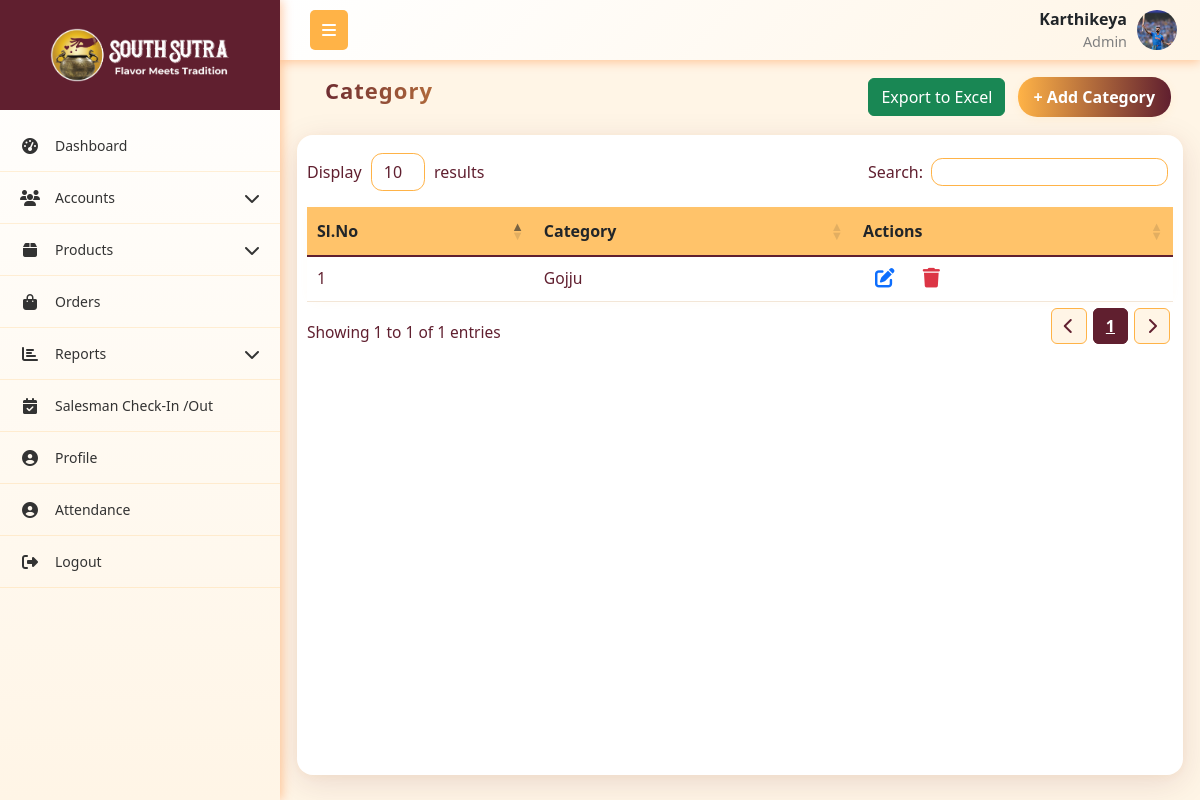
The page /categories/ (signed in) on the database its author committed.
### App1/models.py (models this page shows, shortened)
class User(models.Model):
    role = models.ForeignKey(Role,on_delete=models.SET_NULL, null=True, related_name="role")
    username = models.CharField(max_length=255, unique=True)
    password = models.CharField(max_length=255)
    first_name = models.CharField(max_length=255)
    last_name = models.CharField(max_length=255)
    email = models.EmailField(unique=True)
    phone_number = models.CharField(max_length=15, unique=True)
    address = models.TextField()
    city = models.CharField(max_length=255)
    state = models.CharField(max_length=255)
    pincode = models.CharField(max_length=10)
    is_active = models.BooleanField(default=True)
    created_at = models.DateTimeField(auto_now_add=True)
    updated_at = models.DateTimeField(auto_now=True)
    profile_picture = models.ImageField(upload_to='profile_pictures/', null=True, blank=True)

class Role(models.Model):
    name = models.CharField(max_length=255, unique=True)
    created_at = models.DateTimeField(auto_now_add=True)
    updated_at = models.DateTimeField(auto_now=True)

class Category(models.Model):
    name = models.CharField(max_length=100)
    created_at = models.DateTimeField(auto_now_add=True)
    updated_at = models.DateTimeField(auto_now=True)

### App1/views.py (the view)
# urls.py: path('categories/', category_table, name='category_table'),
def category_table(request):
    current_user, role_permission = get_logged_in_user(request)
    if not current_user:
        return redirect('login')
    categories = Category.objects.all()
    context = {'categories':categories,'current_user':current_user, 'role_permission': role_permission}
    return render(request, 'company_admin/category_table.html',context)

### App1/views.py (called while the page is built)
def get_logged_in_user(request):
    username = request.session.get('current_user')
    if not username:
        return None, None  # always return a tuple
    try:
        user = User.objects.get(username=username)
        try:
            role_permission = RolePermissions.objects.get(role=user.role)
        except RolePermissions.DoesNotExist:
            role_permission = None
        return user, role_permission
    except User.DoesNotExist:
        return None, None

### templates/company_admin/category_table.html (shortened to what this page needs)
{% extends 'company_admin/base.html' %}
{% load static %}
{% block content %}
<link rel="stylesheet" href="https://cdn.datatables.net/1.13.4/css/dataTables.bootstrap5.min.css">
<link rel="stylesheet" href="https://cdn.datatables.net/responsive/2.4.1/css/responsive.bootstrap5.min.css">
<link rel="stylesheet" href="https://cdnjs.cloudflare.com/ajax/libs/font-awesome/6.4.0/css/all.min.css">
<div class="container mt-1">
    <div class="mb-0 p-0">
        <div class="d-flex justify-content-between flex-wrap m-1">
            <h5 class="header">Category</h5>
            <div>
                <div style="position: relative; display: inline-block;">
                    <button onclick="toggleColumnSelector()" class="btn btn-success">Export to Excel</button>
                </div>
                {% if role_permission.category_a %}
                <a href="{% url 'add_category' %}" class="btn btn-primary m-2">+ Add Category</a>
                {% endif%}
            </div>
        </div>
    </div>
    <div class="custom-card">
        <table id="categorytable" class="table align-middle" style="width:100%">
            <thead class="table-header">
                <tr>
                    <th>Sl.No</th>
                    <th>Category</th>
                    <th>Actions</th>
                </tr>
            </thead>
            <tbody>
                {% for category in categories %}
                <tr>
                    <td>{{ forloop.counter }}</td>
                    <td>{{category.name}}</td>
                    <td>
                        {% if role_permission.category_e %}
                        <a href="{% url 'edit_category' category.id %}" class="btn-icon text-decoration-none" title="Edit">
                        </a>
                        {% endif %}
                        {% if role_permission.category_d %}
                        <a href="{% url 'delete_category' category.id %}" onclick="return confirm('Are you sure you want to delete this product?');" class="btn-icon" title="Delete">
                        </a>
                        {% endif %}
                    </td>
                </tr>
                {% endfor %}
            </tbody>
        </table>
    </div>
</div>
{% endblock content %}

### templates/company_admin/base.html (shortened to what this page needs)
{% load static %}
<!DOCTYPE html>
<html lang="en">
<head>
    <link href="https://cdnjs.cloudflare.com/ajax/libs/bootstrap/5.3.0/css/bootstrap.min.css" rel="stylesheet">
    <link href="https://cdnjs.cloudflare.com/ajax/libs/font-awesome/6.4.0/css/all.min.css" rel="stylesheet">
    <link rel="stylesheet" href="https://cdn.datatables.net/1.13.4/css/dataTables.bootstrap5.min.css">
    <link rel="stylesheet" href="https://cdn.datatables.net/responsive/2.4.1/css/responsive.bootstrap5.min.css">
    <link rel="stylesheet" href="{% static 'css/alert.css' %}">
</head>
<body>
    <nav class="top-navbar">
        <div class="navbar-container">
            <div class="navbar-left">
                <button class="sidebar-toggle" id="sidebarToggle">
                    <i class="fas fa-bars"></i>
                </button>
            </div>
            <div class="navbar-right me-2">
                <div class="navbar-user-info">
                    <span class="username">{{current_user.username}}</span>
                    <span class="role">{{current_user.role.name}}</span>
                </div>
                {% if current_user.profile_picture %}
                    <img src="{{ current_user.profile_picture.url }}"
                        alt="{{ current_user.get_full_name }}"
                        class="navbar-profile-img">
                {% else %}
                     <div class="navbar-profile-fallback">
                        {{ current_user.first_name|first|upper }}{{ current_user.last_name|first|upper }}
                    </div>
                {% endif %}
            </div>
        </div>
    </nav>
    <nav class="sidebar" id="sidebar">
        <div class="sidebar-logo-container">
            <img src="{% static 'images/logo.png' %}" alt="Company Logo"  class="logo">
        </div>
        <ul class="nav flex-column sidebar-nav">
            {% if role_permission.dashboard_v %}
            <li class="nav-item">
                <a class="nav-link" href="{% url 'dashboard' %}">
                    <i class="fas fa-tachometer-alt nav-icon"></i>
                    <span class="nav-text">Dashboard</span>
                </a>
            </li>
            {% endif %}
            {% if role_permission.roles_v or role_permission.users_v or role_permission.customer_v %}
            <li class="nav-item">
                <a class="nav-link" href="#">
                    <i class="fas fa-users nav-icon"></i>
                    <span class="nav-text">Accounts</span>
                    <i class="fas fa-chevron-down arrow"></i>
                </a>
            </li>
            {% endif %}
            {% if role_permission.category_v or role_permission.all_products_v or role_permission.daily_production_v or role_permission.inventory_v %}
            <li class="nav-item">
                <a class="nav-link" href="#">
                    <i class="fas fa-box nav-icon"></i>
                    <span class="nav-text">Products</span>
                    <i class="fas fa-chevron-down arrow"></i>
                </a>
            </li>
            {% endif %}
            {% if role_permission.orders_v %}
            <li class="nav-item">
                <a class="nav-link" href="{% url 'order_table' %}">
                    <i class="fas fa-shopping-bag nav-icon"></i>
                    <span class="nav-text">Orders</span>
                </a>
            </li>
            {% endif %}
            {% if role_permission.s_reports_v or role_permission.c_reports_v %}
            <li class="nav-item">
                <a class="nav-link" href="#">
                    <i class="fas fa-chart-bar nav-icon"></i>
                    <span class="nav-text">Reports</span>
                    <i class="fas fa-chevron-down arrow"></i>
                </a>
            </li>
            {% endif %}
            {% if current_user.role.name == 'Admin' %}
            <li class="nav-item">
                <a class="nav-link" href="{% url 'salesman_visit_list' %}">
                    <i class="fas fa-calendar-check nav-icon"></i>
                    <span class="nav-text">Salesman Check-In /Out</span>
                </a>
            </li>
            {% endif %}
            <li class="nav-item">
                <a class="nav-link" href="{% url 'profile' %}">
                    <i class="fas fa-user-circle nav-icon"></i>
                    <span class="nav-text">Profile</span>
                </a>
            </li>
            <li class="nav-item">
                <a class="nav-link" href="{% url 'attendance' %}">
                    <i class="fas fa-user-circle nav-icon"></i>
                    <span class="nav-text">Attendance</span>
                </a>
            </li>
            <li class="nav-item">
                <a class="nav-link" href="{% url 'logout' %}" onclick="return confirm('Are you sure?');" >
                    <i class="fas fa-sign-out-alt nav-icon"></i>
                    <span class="nav-text">Logout</span>
                </a>
            </li>
        </ul>
    </nav>
    <main class="main-content" id="mainContent">
        {% block content %}{% endblock %}
    </main>
</body>
</html>

### templates/company_admin/base.html (style rules this page uses)
:root { --primary-red: #601F2F; --primary-orange: #ffb347; --accent-yellow: #fc3; --light-orange: #fff5e6; --dark-red: #4a1824; --sidebar-width: 280px; --sidebar-collapsed: 60px; }
* { box-sizing: border-box; }
body { font-family: 'Segoe UI', Tahoma, Geneva, Verdana, sans-serif; background-color: #f8f9fa; margin: 0; padding: 0; overflow-x: hidden; }
.top-navbar { background: linear-gradient(135deg, white 0%, var(--light-orange) 100%); box-shadow: 0 2px 10px rgba(255, 106, 0, 0.35); position: fixed; top: 0; left: var(--sidebar-width); right: 0; z-index: 1030; height: 60px; padding: 0; transition: left 0.3s ease; }
.navbar-container { display: flex; align-items: center; justify-content: space-between; height: 100%; padding: 0 15px; max-width: 100%; }
.navbar-left { display: flex; align-items: center; flex-shrink: 0; }
.sidebar-toggle { background: var(--primary-orange); border: none; color: white; padding: 8px 12px; border-radius: 5px; margin-left: 15px; cursor: pointer; }
.navbar-right { flex-shrink: 0; display: flex; align-items: center; gap: 10px; }
.navbar-profile-img { width: 40px; height: 40px; border-radius: 50%; object-fit: cover; }
.navbar-user-info { display: flex; flex-direction: column; align-items: flex-end; }
.navbar-user-info .username { font-weight: 600; }
.navbar-user-info .role { font-size: 0.9rem; color: gray; }
.sidebar { position: fixed; top: 0; left: 0; height: 100vh; width: var(--sidebar-width); background: linear-gradient(180deg, white 0%, var(--light-orange) 100%); transform: translateX(0); transition: width 0.3s ease; z-index: 1040; overflow-y: auto; box-shadow: 2px 0 10px rgba(255, 106, 0, 0.35); display: flex; flex-direction: column; }
.sidebar-logo-container { display: flex; align-items: center; justify-content: center; height: 110px; width: 100%; background-color: #601F2F; margin-bottom: 10px; transition: opacity 0.3s, height 0.3s, margin-bottom 0.3s; }
.sidebar-logo-container .logo { width: 200px; height: auto; background: transparent; padding: 8px 10px; }
.sidebar:not(.collapsed) .sidebar-logo-container { opacity: 1; height: 110px; margin-bottom: 10px; }
.sidebar-nav { padding: 0; margin: 0; list-style: none; flex: 1 1 auto; }
.nav-item { border-bottom: 1px solid rgba(255, 179, 71, 0.2); }
.nav-link { color: #333; padding: 15px 20px; display: flex; align-items: center; text-decoration: none; transition: all 0.3s ease; position: relative; cursor: pointer; }
.nav-icon { width: 20px; margin-right: 15px; text-align: center; font-size: 16px; }
.nav-text { flex-grow: 1; font-size: 14px; }
.arrow { transition: transform 0.3s ease; margin-left: auto; }
.main-content { margin-top: 60px; padding: 5px; transition: margin-left 0.3s ease; min-height: calc(100vh - 60px); }
@media (min-width: 768px) { .sidebar { transform: translateX(0); top: 0; height: 100vh; } }
@media (min-width: 768px) { .main-content { margin-left: var(--sidebar-width); } }

### rows shown on the page
User: username "Karthikeya", role.name "Admin", profile_picture (picture)
Category: name "Gojju"
